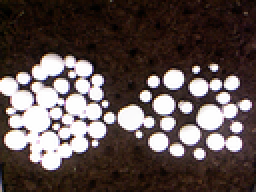
%> input picture mushroom img1.png, 128 x 96 px, shrunk from 640 x 480 before the run (shown 2 times larger)
$ octave wk3_task4_k_means_segmentation.m   (GNU Octave 9; MATLAB toolbox functions it lacks are replaced by stand-ins)
%> lines starting %> are read from the running program, lines starting %| are printed output that depends on the picture
%> further down, BW is the input picture: size 96x128x3 uint8; mean R, G, B 94, 81, 78.3
### kmeans.m
function [mu,mask]=kmeans(ima,k)
%> called with k = 3
%%%%%%%%%%%%%%%%%%%%%%%%%%%%%%%%%%%%%%%%%%%%%%%%%%%%%%%%%%%%%
%
%   kmeans image segmentation
%
%   Input:
%          ima: grey color image
%          k: Number of classes
%   Output:
%          mu: vector of class means
%          mask: clasification image mask
%
%   Author: Jose Vicente Manjon Herrera
%    Email: jmanjon@fis.upv.es
%     Date: 27-08-2005
%
%%%%%%%%%%%%%%%%%%%%%%%%%%%%%%%%%%%%%%%%%%%%%%%%%%%%%%%%%%%%%
% check image
ima=double(ima);
copy=ima;         % make a copy
ima=ima(:);       % vectorize ima
mi=min(ima);      % deal with negative
%> mi = 0
ima=ima-mi+1;     % and zero values
s=length(ima);
%> s = 36864
% create image histogram
m=max(ima)+1;
%> m = 257
h=zeros(1,m);
hc=zeros(1,m);
for i=1:s
  if(ima(i)>0) h(ima(i))=h(ima(i))+1;end;
end
%> after the loop, h = 257 values, max 2159 at index 255, min 0 at index 257, mean 143.4
ind=find(h);
%> ind = 256 values from 1 to 256
hl=length(ind);
%> hl = 256
% initiate centroids
mu=(1:k)*m/(k+1);
%> mu = [64.25 128.5 192.8]
% start process
while(true)

  oldmu=mu;
  % current classification

  for i=1:hl
      c=abs(ind(i)-mu);
      cc=find(c==min(c));
      hc(ind(i))=cc(1);
  end

  %recalculation of means

  for i=1:k,
      a=find(hc==i);
      mu(i)=sum(a.*h(a))/sum(h(a));
  end

  if(mu==oldmu) break;end;

end
%> this loop made 6 passes
%> oldmu on passes 1 to 6: [64.25 128.5 192.8], [30.29 126.9 243.3], [29.15 127.6 247.4], [29.15 128.9 247.8], [29.23 130.3 247.9], [29.23 130.6 248]
%> after the loop, hc = 257 values, max 3 at index 190, min 0 at index 257, mean 1.95; mu = [29.23 130.6 248]
% calculate mask
s=size(copy);
%> s = [96 128 3]
mask=zeros(s);
for i=1:s(1),
for j=1:s(2),
  c=abs(copy(i,j)-mu);
  a=find(c==min(c));
  mask(i,j)=a(1);
end
end
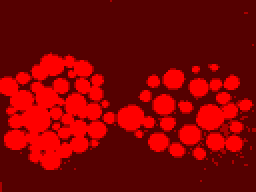
%> mask: size 96x128x3 double (shown 2 times larger); mean R, G, B 1.53, 0, 0; drawn with min black and max white
mu=mu+mi-1;   % recover real range
%> mu = [28.23 129.6 247]

%UNTITLED7 Summary of this function goes here
%   Detailed explanation goes here
%%%%%%%%%%%%%%%%%%%%%%%%%%%%%%%%%%%%%%%%%%%%%%%%%%%%%%%%%%%%%
%
%   kmeans image segmentation
%
%   Input:
%          ima: grey color image
%          k: Number of classes
%   Output:
%          mu: vector of class means
%          mask: clasification image mask
%
%   Author: Jose Vicente Manjon Herrera
%    Email: jmanjon@fis.upv.es
%     Date: 27-08-2005
%
%%%%%%%%%%%%%%%%%%%%%%%%%%%%%%%%%%%%%%%%%%%%%%%%%%%%%%%%%%%%%
% check image
ima=double(ima);
copy=ima;         % make a copy
ima=ima(:);       % vectorize ima
mi=min(ima);      % deal with negative
%> mi = 1
ima=ima-mi+1;     % and zero values
s=length(ima);
%> s = 36864
% create image histogram
m=max(ima)+1;
h=zeros(1,m);
hc=zeros(1,m);
for i=1:s
  if(ima(i)>0) h(ima(i))=h(ima(i))+1;end;
end
ind=find(h);
hl=length(ind);
% initiate centroids
mu=(1:k)*m/(k+1);
%> mu = [64.25 128.5 192.8]
% start process
while(true)

  oldmu=mu;
  % current classification

  for i=1:hl
      c=abs(ind(i)-mu);
      cc=find(c==min(c));
      hc(ind(i))=cc(1);
  end

  %recalculation of means

  for i=1:k,
      a=find(hc==i);
      mu(i)=sum(a.*h(a))/sum(h(a));
  end

  if(mu==oldmu) break;end;

end
%> after the loop, mu = [29.23 130.6 248]
% calculate mask
s=size(copy);
%> s = [36864 1]
mask=zeros(s);
for i=1:s(1),
for j=1:s(2),
  c=abs(copy(i,j)-mu);
  a=find(c==min(c));
  mask(i,j)=a(1);
end
end
mu=mu+mi-1;   % recover real range

### wk3_task4_k_means_segmentation.m
BW = imread('mushroom img1.png');
idx = kmeans(BW,3);
%> idx = [29.23 130.6 248]


tiledlayout(1,3)

nexttile
imshow(BW)
title('Original')

nexttile
imshow(idx)
title('Original')
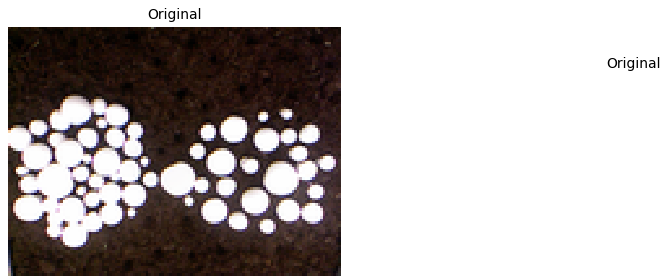
%> figure redrawn from the program's plot data, 2 panels

$ run again, with mushroom img2.png copied over mushroom img1.png
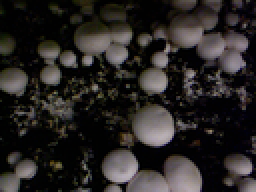
%> input picture mushroom img2.png, 128 x 96 px, shrunk from 640 x 480 before the run (shown 2 times larger)
%> BW is the input picture: size 96x128x3 uint8; mean R, G, B 40.7, 37.5, 36
%> in kmeans, `mi=min(ima);`: mi = 0
%> m = 190
%> after the loop in kmeans, `for i=1:s`: h = 190 values, max 5035 at index 2, min 0 at index 187, mean 194
%> ind = 188 values from 1 to 189
%> hl = 188
%> in kmeans, `mu=(1:k)*m/(k+1);`: mu = [47.5 95 142.5]
%> the loop in kmeans, `while(true)` made 13 passes
%> oldmu on passes 1 to 8: [47.5 95 142.5], [16.61 94.39 139.3], [13.04 85.2 137.8], [11.73 79.58 134.6], [10.82 75.28 132.1], [10.35 72.18 129.6], [9.89 69.58 127.9], [9.49 67.58 126.7]
%> after the loop in kmeans, `while(true)`: hc = 190 values, max 3 at index 94, min 0 at index 187, mean 2.29; mu = [8.86 63.29 123.6]
%> after the loop in kmeans, `for i=1:s(1),`:
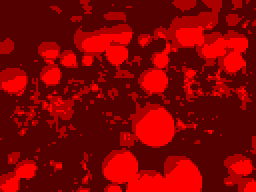
%> mask: size 96x128x3 double (shown 2 times larger); mean R, G, B 1.57, 0, 0; drawn with min black and max white
%> in kmeans, `mu=mu+mi-1;`: mu = [7.86 62.29 122.6]
%> in kmeans, `mi=min(ima);`: mi = 1
%> in kmeans, `mu=(1:k)*m/(k+1);`: mu = [47.5 95 142.5]
%> after the loop in kmeans, `while(true)`: mu = [8.86 63.29 123.6]
%> `title('Original')`:
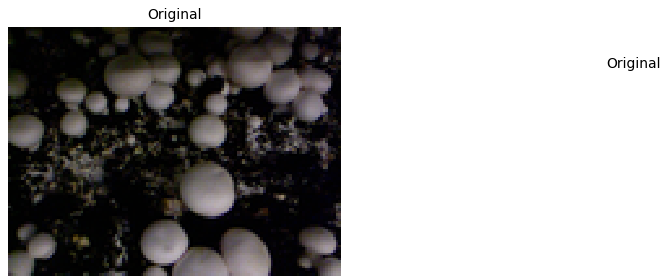
%> figure redrawn from the program's plot data, 2 panels

$ run again, with broken-text.tif saved as mushroom img1.png
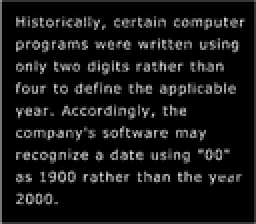
%> input picture broken-text.tif, 128 x 112 px, shrunk from 509 x 444 before the run (shown 2 times larger)
%> BW is the input picture: size 112x128 uint8; min 0, max 225, mean 21.8
%> in kmeans, `mi=min(ima);`: mi = 0
%> m = 227
%> after the loop in kmeans, `for i=1:s`: h = 227 values, max 8334 at index 1, min 0 at index 205, mean 63.15
%> ind = 211 values from 1 to 226
%> hl = 211
%> in kmeans, `mu=(1:k)*m/(k+1);`: mu = [56.75 113.5 170.2]
%> the loop in kmeans, `while(true)` made 13 passes
%> oldmu on passes 1 to 8: [56.75 113.5 170.2], [8.4 114.7 161.7], [6.15 102.1 159.6], [5.64 95.08 154.8], [3.87 83 151.5], [3.38 74.98 145], [3.1 69.39 141.2], [2.9 66.42 139.4]
%> after the loop in kmeans, `while(true)`: hc = 227 values, max 3 at index 100, min 0 at index 205, mean 2.21; mu = [2.63 62.19 136.9]
%> after the loop in kmeans, `for i=1:s(1),`:
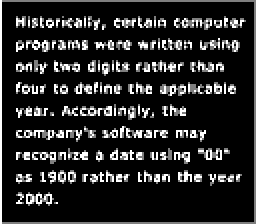
%> mask: size 112x128 double (shown 2 times larger); min 1, max 3, mean 1.31; drawn with min black and max white
%> in kmeans, `mu=mu+mi-1;`: mu = [1.63 61.19 135.9]
%> in kmeans, `mi=min(ima);`: mi = 1
%> in kmeans, `mu=(1:k)*m/(k+1);`: mu = [56.75 113.5 170.2]
%> after the loop in kmeans, `while(true)`: mu = [2.63 62.19 136.9]
%> `title('Original')`:
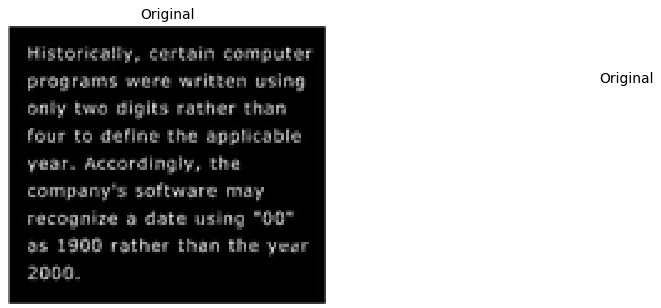
%> figure redrawn from the program's plot data, 2 panels
